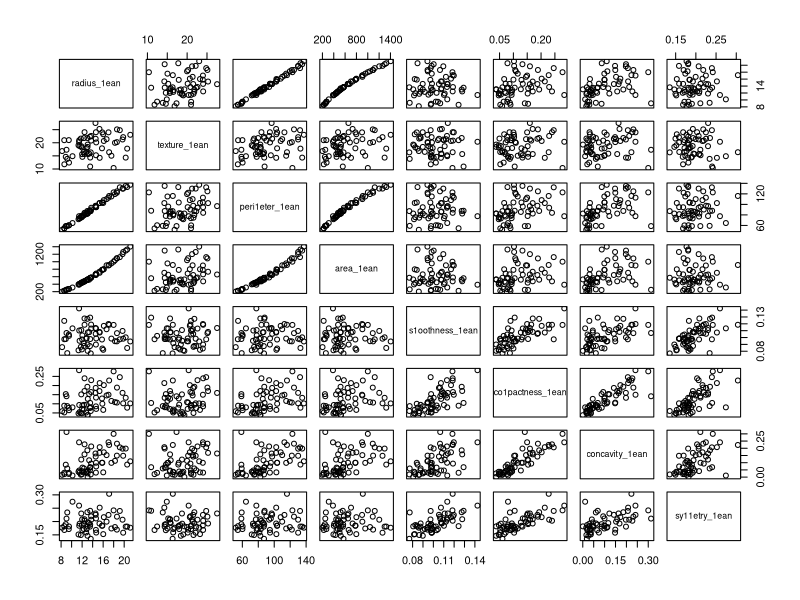
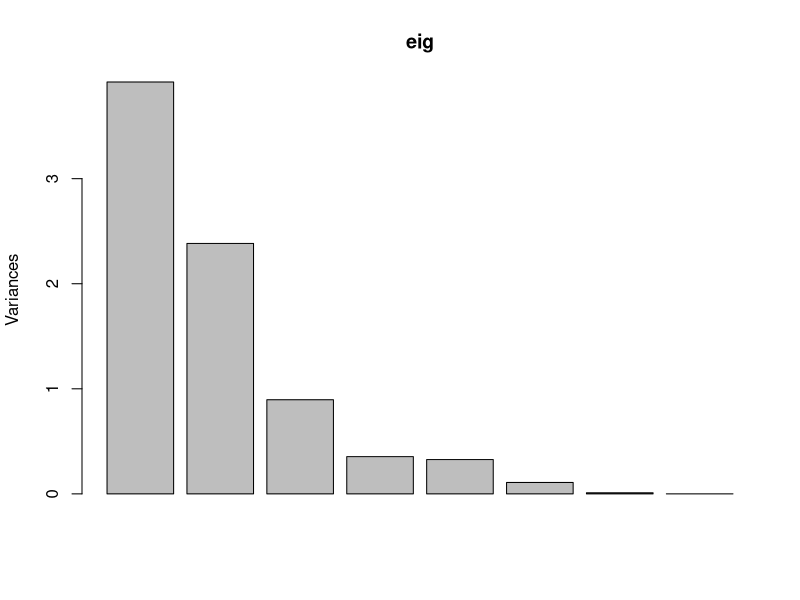
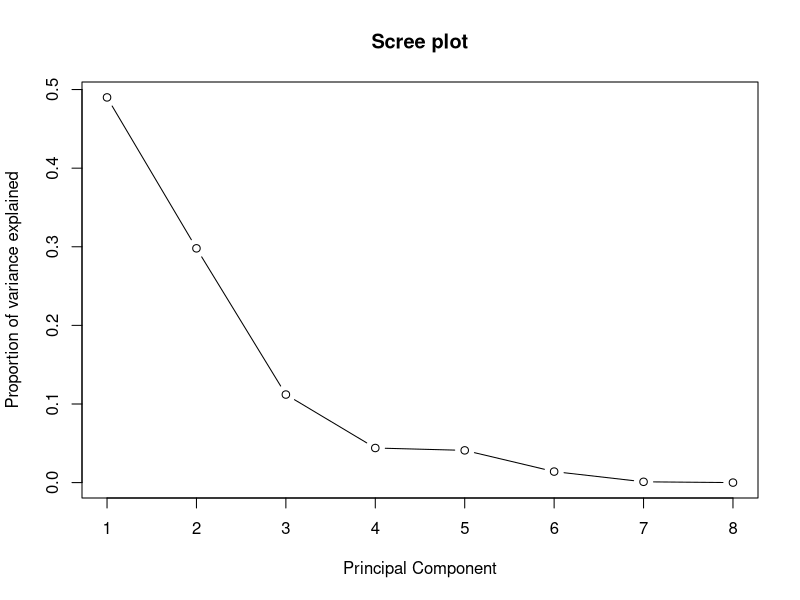
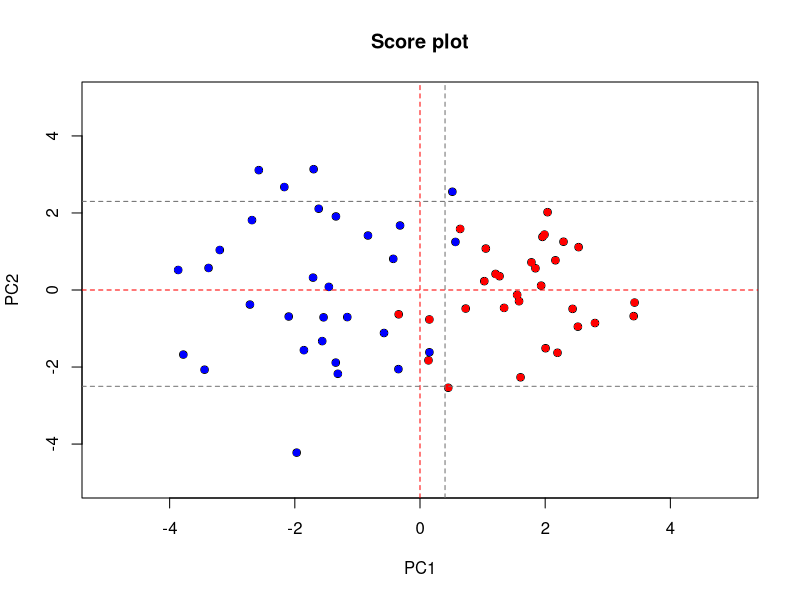
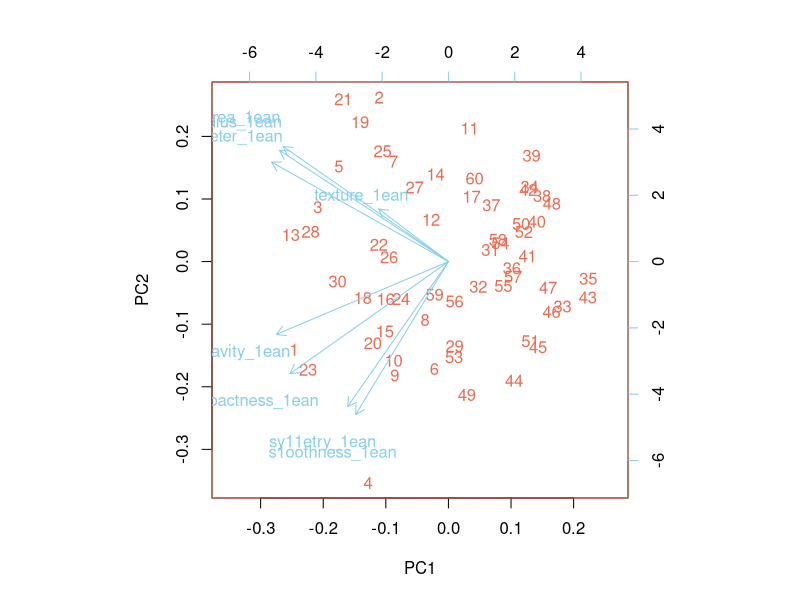

Here is the R script that generated these plots, in order:
### THE breast cancer  CASE ###

# We use setwd to set the path to the dataset 
# read it with read.csv

setwd("C:/Users/antoi/Documents/Antoine/Udlap/Selected_topic/Tache_1")
data <-read.csv("breast-cancer_mean-2.csv", header=TRUE)

# This dataset was huge with more than 500 line and 32 columns
# We decided to reduce the number of columns to 9 and keep the most relevant of them 
# We decided to reduce also the number of line. We now have 60 rows in our dataset. 
# Has we are more use to python we have done these first steps in python
data <- data[,-1]
data <- data[,-10]
data <- data[,-8]

nrow(data)
ncol(data)

# The variables are: 
# X_1: radius
# X_2: texture
# X_3: perimeter
# X_4: area
# X_5: smoothness
# X_6: compactness
# X_7: concavity
# X_8: symmetry

# The first 30 patient have a positive diagnostic and the last 30 have a 
# negative diagnostic

### 0. Correlations
spa<-data
pairs(spa)

# Their is a high correlation between each pairs of variables.
# With this correlation we can apply PCA to this dataset. It should be possible 
# to reduce the number of dimension 

# Numerical correlations:
round(cor(spa),2)
# All pairs go from moderate to strong correlations. 

### 1. Eigen analysis

# The data is heterogeneous with not the same unit so we need to standardize it
# The data are not one the same scale so we have have to scale it
# in order that all variable have the same weight

# We also have to perform centralization of the dataset 

?prcomp
eig<-prcomp(spa, center = TRUE, scale. = TRUE)
eig

### 2. Eigenvalues

# These are the eigenvalues; i.e., the variances of the PCs
(lam<-eig$sdev^2) 

# plot of lambdas per component
plot(eig)

# If we take just the first PC it includes only  half of the total variation in the entire dataset. 
# It's not enough to represent the entire variation of the data 

# but the second Pc is also important and with the both it include 
# the great majority of total variation
# We can represent the 8-dimensional data in just 2, without a significant distortion


# We calculate the PROPORTION OF VARIATION of each Pc in order to chose how many 
# we have to take 
(per_var<-round(lam/sum(lam),3))

0.490+0.298
# 49% of the total variation is explained just by z1!
# 29,8% of the total variation is explained by z2

# if we take z1 y z2 it only represente 78,8% de la variation

# we can represent the whole data in 8 dimensions in basically 
# 1 dimension with around 50% of accuracy. 
# we can represent the whole data in just 2 dimensions with 82% of 
# accuracy.
# We might take z3 also but is it to small that it can be considered as noise.

# According to the scree test, we identify the point where the 
# eigenvalues become too small, we can identify that after the two first components
# the importance of other components become too small.

# Scree-plot
plot(seq(1,8), per_var, type="b", xlab="Principal Component",
     ylab="Proportion of variance explained", main="Scree plot")

# The proportion of variance seems to level off from the 3rd PC. Then, maybe
# we should retain a maximum of 2 PCs. 

### 3. The eigenvectors
# The eigenvectors are contained in
eig$rotation

# Columns represent the eigenvectors, the row represents each variable of 
# the dataset.
# This show the decomposition of the eigenvector threw each variable

# In order to verify that the operation is correct: 
# the sum of the squares of the components of the eigenvectors 
# must be equal to 1
apply(eig$rotation^2,2,sum) # Every thing is good. 

### 4. The scores on the PCs
 
# These scores of PCs are contained in eig$x. This contains 60 observations. 
# To get a taste of it, let's use 'head()', it print the 6 first row

head(eig$x)

# This is: the first row corresponds to the original variables measured on 
# the first patient, but now expressed as PCs.
# The other row works the same way

# Has said before the two first PC represent the majority of variation
# So we just need to keep them and ignore the others

### 5. Plotting (projecting) the data into two dimensions 
# Keeping just the first two PCs:
pc2<-eig$x[,1:2]

# 5.1 The SCORE PLOT
plot(pc2[,1], pc2[,2], xlab="PC1", ylab="PC2", ylim=c(-5,5), xlim=c(-5,5),
     main="Score plot")
abline(h=0, v=0, lty=2, col="red", lwd=1)

# In the original configuration we couldn't plot the 8 dimension variable
# But now the original 8 dimension data can be plot with 2 dimension. 
# Doing so involves distortion. In this case the distortion is less than 20%
# This projection is 80% accurate! 

# Visualizing positive
points(pc2[31:60,1],pc2[31:60,2], col="red", pch=16)

# Visualizing negative
points(pc2[1:30,1],pc2[1:30,2], col="blue", pch=16)
abline(v=0.4, lty=2, col="grey44")
abline(h=c(-2.5,2.3), lty=2, col="grey44")

# We can see a clear difference between the two groups. 
# The biggest difference is in the PC1, has we can see a huge difference on the X axis
# The cancer patients have positive values of PC1 and concentrates around 0
# of value on PC2. They have higher means contents

# In the other side the non diagnostics patient have lower means constant
# Their value of PC2 are more extend and extreme

# The lecture is: the difference is done mostly on the size of the tumor, and
# other high parameter.


### 7. The BIPLOT: showing scores and loading vector ($rotation)
# The aim of the biplot is to show PC score and loading vector in the same plot 

# the plot of the score is quite similar to the previous One
# the vectors represent the original variables and their importance on each PC. 
# The length of arrows is proportional to its variance.

round(cor(spa),2)
round(eig$rotation,2)
eig$x[,1:2]

# The direction of vector give us information on the correlation:
# two vectors with similar or opposite direction have a strong correlation.
# If the vectors are orthogonals to other they have a small correlation 

#scaled axis
biplot(eig, col=c("coral2","skyblue"))

# To notice the influence of each variables on PC1 and PC2 
# you have to measure the distance projecting the vector on axis 




















